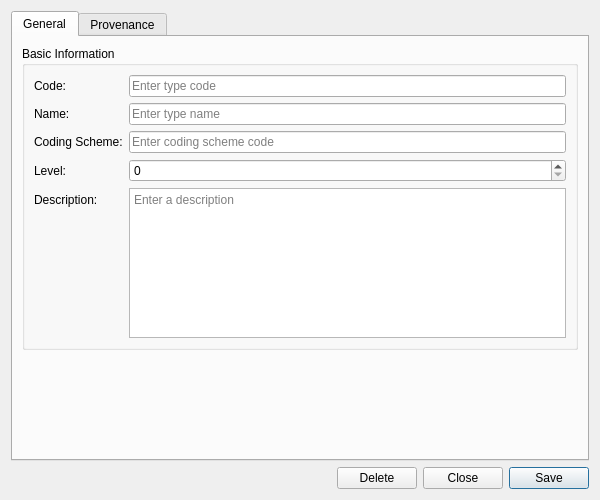
<?xml version="1.0" encoding="UTF-8"?>
<ui version="4.0">
 <class>BusinessUnitTypeDetailDialog</class>
 <widget class="QWidget" name="BusinessUnitTypeDetailDialog">
  <property name="geometry">
   <rect>
    <x>0</x>
    <y>0</y>
    <width>600</width>
    <height>500</height>
   </rect>
  </property>
  <property name="sizePolicy">
   <sizepolicy hsizetype="Preferred" vsizetype="Preferred">
    <horstretch>0</horstretch>
    <verstretch>0</verstretch>
   </sizepolicy>
  </property>
  <property name="minimumSize">
   <size>
    <width>600</width>
    <height>500</height>
   </size>
  </property>
  <property name="windowTitle">
   <string>Business Unit Type Details</string>
  </property>
  <layout class="QVBoxLayout" name="verticalLayout">
   <item>
    <widget class="QTabWidget" name="tabWidget">
     <property name="currentIndex"><number>0</number></property>
     <widget class="QWidget" name="generalTab">
      <attribute name="title"><string>General</string></attribute>
      <layout class="QVBoxLayout" name="generalLayout">
       <item>
        <widget class="QGroupBox" name="basicInfoGroup">
         <property name="title">
          <string>Basic Information</string>
         </property>
         <layout class="QFormLayout" name="formLayout">
          <item row="0" column="0">
           <widget class="QLabel" name="labelCode">
            <property name="text">
             <string>Code:</string>
            </property>
           </widget>
          </item>
          <item row="0" column="1">
           <widget class="QLineEdit" name="codeEdit">
            <property name="placeholderText">
             <string>Enter type code</string>
            </property>
            <property name="readOnly">
             <bool>true</bool>
            </property>
           </widget>
          </item>
          <item row="1" column="0">
           <widget class="QLabel" name="labelName">
            <property name="text">
             <string>Name:</string>
            </property>
           </widget>
          </item>
          <item row="1" column="1">
           <widget class="QLineEdit" name="nameEdit">
            <property name="placeholderText">
             <string>Enter type name</string>
            </property>
           </widget>
          </item>
          <item row="2" column="0">
           <widget class="QLabel" name="labelCodingSchemeCode">
            <property name="text">
             <string>Coding Scheme:</string>
            </property>
           </widget>
          </item>
          <item row="2" column="1">
           <widget class="QLineEdit" name="codingSchemeCodeEdit">
            <property name="placeholderText">
             <string>Enter coding scheme code</string>
            </property>
           </widget>
          </item>
          <item row="3" column="0">
           <widget class="QLabel" name="labelLevel">
            <property name="text">
             <string>Level:</string>
            </property>
           </widget>
          </item>
          <item row="3" column="1">
           <widget class="QSpinBox" name="levelEdit">
            <property name="minimum">
             <number>0</number>
            </property>
            <property name="maximum">
             <number>9999</number>
            </property>
           </widget>
          </item>
          <item row="4" column="0">
           <widget class="QLabel" name="labelDescription">
            <property name="text">
             <string>Description:</string>
            </property>
           </widget>
          </item>
          <item row="4" column="1">
           <widget class="QPlainTextEdit" name="descriptionEdit">
            <property name="minimumSize">
             <size>
              <width>0</width>
              <height>80</height>
             </size>
            </property>
            <property name="maximumSize">
             <size>
              <width>16777215</width>
              <height>150</height>
             </size>
            </property>
            <property name="placeholderText">
             <string>Enter a description</string>
            </property>
           </widget>
          </item>
         </layout>
        </widget>
       </item>
       <item>
        <spacer name="verticalSpacer">
         <property name="orientation">
          <enum>Qt::Vertical</enum>
         </property>
         <property name="sizeHint" stdset="0">
          <size>
           <width>20</width>
           <height>40</height>
          </size>
         </property>
        </spacer>
       </item>
      </layout>
     </widget>
     <widget class="QWidget" name="provenanceTab">
      <attribute name="title"><string>Provenance</string></attribute>
      <layout class="QVBoxLayout" name="provenanceTabLayout">
       <item>
        <widget class="ores::qt::ProvenanceWidget" name="provenanceWidget" native="true"/>
       </item>
      </layout>
     </widget>
    </widget>
   </item>
   <item>
    <layout class="QHBoxLayout" name="buttonLayout">
     <item>
      <spacer name="horizontalSpacer">
       <property name="orientation">
        <enum>Qt::Horizontal</enum>
       </property>
       <property name="sizeHint" stdset="0">
        <size>
         <width>40</width>
         <height>20</height>
        </size>
       </property>
      </spacer>
     </item>
     <item>
      <widget class="QPushButton" name="deleteButton">
       <property name="text">
        <string>Delete</string>
       </property>
      </widget>
     </item>
     <item>
      <widget class="QPushButton" name="closeButton">
       <property name="text">
        <string>Close</string>
       </property>
      </widget>
     </item>
     <item>
      <widget class="QPushButton" name="saveButton">
       <property name="text">
        <string>Save</string>
       </property>
       <property name="default">
        <bool>true</bool>
       </property>
      </widget>
     </item>
    </layout>
   </item>
  </layout>
 </widget>
 <customwidgets>
  <customwidget>
   <class>ores::qt::ProvenanceWidget</class>
   <extends>QWidget</extends>
   <header>ores.qt/ProvenanceWidget.hpp</header>
  </customwidget>
 </customwidgets>
 <resources/>
 <connections/>
</ui>
